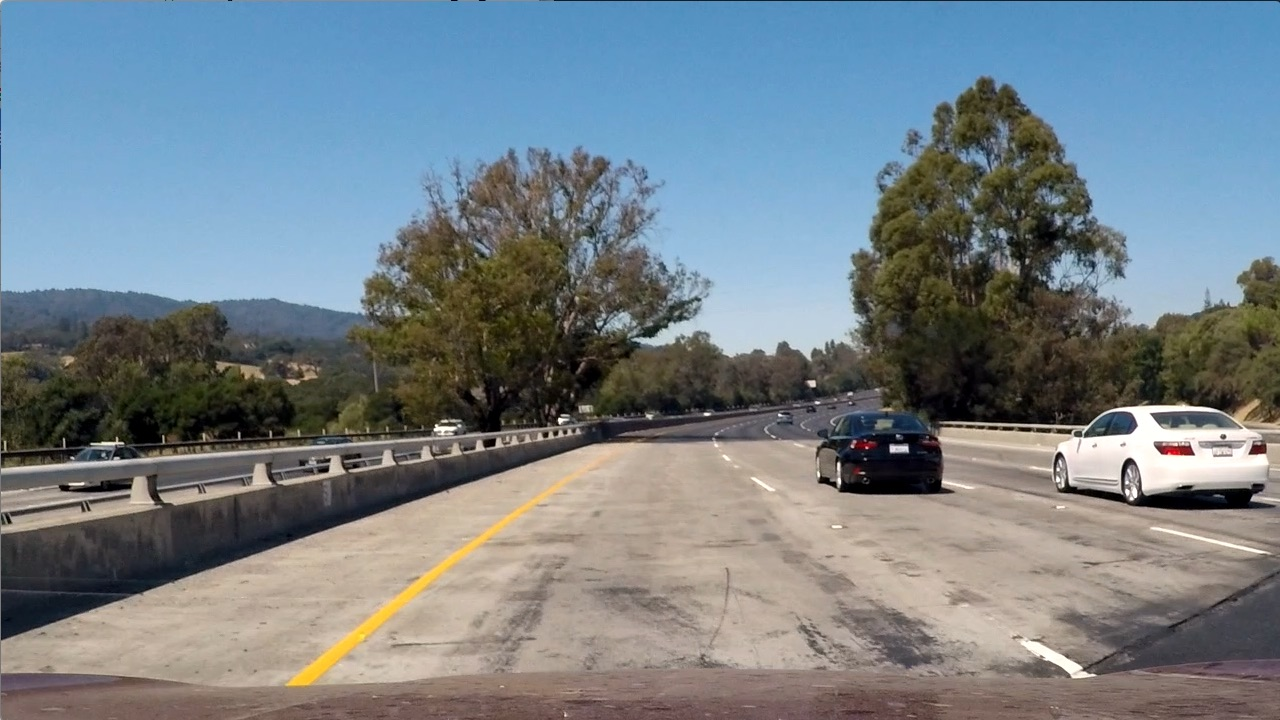
#> input picture test_images/test1.jpg, 1280 x 720 px
$ jupyter execute --allow-errors 'Sliding Window Search and Video.ipynb'   (older library calls are emulated)
#> lines starting #> are read from the running program, lines starting #| are printed output that depends on the picture
#> (reads Model/svc_model_with_color_features.pkl from the repository)
### Import Python Modules:

[cell 1]
import matplotlib.image as mpimg
import matplotlib.pyplot as plt
import numpy as np
import cv2
import glob
import time
import pickle

from collections import deque
from moviepy.editor import *
from moviepy.editor import VideoFileClip
from sklearn.svm import LinearSVC
from sklearn.preprocessing import StandardScaler
from skimage.feature import hog
from scipy.ndimage.measurements import label

# for scikit-learn >= 0.18 use:
from sklearn.model_selection import train_test_split

# for scikit-learn <= 0.17 use:
# from sklearn.cross_validation import train_test_split

### Import Trained Classifier:

#> (a cell that did not finish here is left out)

### Functions for the Pipeline:

[cell 3]
# Color and HOG features

# [38 lines left out: functions get_hog_features, bin_spatial, color_hist, not called in this run]


# Sliding Window
# Define a function that takes an image,
# start and stop positions in both x and y,
# window size (x and y dimensions),
# and overlap fraction (for both x and y)
def slide_window(img, x_start_stop=[None, None], y_start_stop=[None, None],
                    xy_window=(64, 64), xy_overlap=(0.5, 0.5)):
    # If x and/or y start/stop positions not defined, set to image size
    if x_start_stop[0] == None:
        x_start_stop[0] = 0
    if x_start_stop[1] == None:
        x_start_stop[1] = img.shape[1]
    if y_start_stop[0] == None:
        y_start_stop[0] = 0
    if y_start_stop[1] == None:
        y_start_stop[1] = img.shape[0]

    # Compute the span of the region to be searched
    xspan = x_start_stop[1] - x_start_stop[0]
    yspan = y_start_stop[1] - y_start_stop[0]
#     print(xspan, yspan)

    # Compute the number of pixels per step in x/y
    nx_pix_per_step = np.int(xy_window[0]*(1 - xy_overlap[0]))
    ny_pix_per_step = np.int(xy_window[1]*(1 - xy_overlap[1]))

    # Compute the number of windows in x/y
    nx_buffer = np.int(xy_window[0]*(xy_overlap[0]))
    ny_buffer = np.int(xy_window[1]*(xy_overlap[1]))
    nx_windows = np.int((xspan-nx_buffer)/nx_pix_per_step)
    ny_windows = np.int((yspan-ny_buffer)/ny_pix_per_step)

    # Initialize a list to append window positions to
    window_list = []

    # Loop through finding x and y window positions
    # Note: you could vectorize this step, but in practice
    # you'll be considering windows one by one with your
    # classifier, so looping makes sense
    for ys in range(ny_windows):
        for xs in range(nx_windows):
            # Calculate window position
            startx = xs*nx_pix_per_step + x_start_stop[0]
            endx = startx + xy_window[0]
            starty = ys*ny_pix_per_step + y_start_stop[0]
            endy = starty + xy_window[1]
            # Append window position to list
            window_list.append(((startx, starty), (endx, endy)))

    # Return the list of windows
    return window_list


# Single image feature
# Define a function to extract features from a single image window
# This function is very similar to extract_features()
# just for a single image rather than list of images
# [129 lines left out: functions single_img_features, search_windows, add_heat, apply_threshold, draw_labeled_bboxes, not called in this run]


def draw_boxes(img, bboxes, color=(0, 0, 255), thick=6):
    # Make a copy of the image
    imcopy = np.copy(img)
    # Iterate through the bounding boxes
    for bbox in bboxes:
        # Draw a rectangle given bbox coordinates
        cv2.rectangle(imcopy, bbox[0], bbox[1], color, thick)
    # Return the image copy with boxes drawn
    return imcopy

### Parameters:

[cell 4]
color_space = 'YUV' # Can be RGB, HSV, LUV, HLS, YUV, YCrCb
hog_channel = "ALL" # Can be 0, 1, 2, or "ALL"

orient = 9          # HOG orientations
pix_per_cell = 8    # HOG pixels per cell
cell_per_block = 2  # HOG cells per block

spatial_size = (16, 16) # Spatial binning dimensions
hist_bins = 16          # Number of histogram bins

spatial_feat = True # Spatial features on or off
hist_feat = True    # Histogram features on or off
hog_feat = True     # HOG features on or off

y_start_stop = [400, 700] # Min and max in y to search in slide_window()

### Pipeline:

[cell 5]
def pipeline(test_img):
    heatmaps = []
    prev_heatmaps = []

    imported_img = test_img

    test_img = test_img.astype(np.float32)/255
#     print(test_img.shape[:]) 720, 1280

    windows1 = slide_window(test_img, x_start_stop=(768, 1280), y_start_stop=(400, 496),
                    xy_window=(64, 64), xy_overlap=(0.75, 0.5))
    first_layer = draw_boxes(test_img, windows1, color=(0, 255, 255), thick=6)


    windows2 = slide_window(test_img, x_start_stop=(512, test_img.shape[1]), y_start_stop=(400, 500),
                    xy_window=(96, 96), xy_overlap=(0.85, 0.5)) #0.85, 0.78
    second_layer = draw_boxes(test_img, windows2, color=(0, 0, 255), thick=6)


    windows3 = slide_window(test_img, x_start_stop=(512, test_img.shape[1]), y_start_stop=(400, 600),
                        xy_window=(128, 128), xy_overlap=(0.8, 0.5))  # 0.8,0.5
    third_layer = draw_boxes(test_img, windows3, color=(0, 255, 0), thick=6)


    windows4 = slide_window(test_img, x_start_stop=(512, test_img.shape[1]), y_start_stop=(400, 700),
                        xy_window=(256, 128), xy_overlap=(0, 0)) # 0.25, 0.25
    fourth_layer = draw_boxes(test_img, windows4, color=(255, 0, 0), thick=6)

    windows = windows1 + windows2 + windows3 + windows4


    # Total number of windows we are searching in the image
    print(len(windows))

    # Windows with detected car features
    hot_windows = search_windows(test_img, windows, svc, X_scaler, color_space=color_space,
                            spatial_size=spatial_size, hist_bins=hist_bins,
                            orient=orient, pix_per_cell=pix_per_cell,
                            cell_per_block=cell_per_block,
                            hog_channel=hog_channel, spatial_feat=spatial_feat,
                            hist_feat=hist_feat, hog_feat=hog_feat)

    # Draw car detected windows
    window_img = draw_boxes(test_img, hot_windows, color=(0, 0, 255), thick=6)

    heat = np.zeros_like(test_img[:,:,0]).astype(np.float)
    heat = add_heat(heat, hot_windows)
    heatmaps.append(heat)
    heatmaps = (heatmaps + prev_heatmaps)
    heatmaps = sum(heatmaps)/len(heatmaps)

    heat = apply_threshold(heat, 4)
    heatmap = np.clip(heat, 0, 255)
    labels = label(heatmap)
    draw_img = draw_labeled_bboxes(imported_img, labels)

    prev_heatmaps = heatmaps

    return first_layer, second_layer, third_layer, fourth_layer, window_img, heatmap, labels, draw_img

### Display the process for one image:

[cell 6]
filename = './test_images/test1.jpg'
test_img = cv2.imread(filename)
#> test_img is the input picture: shape (720, 1280, 3); mean B, G, R 135.5, 128.7, 117.5

#> (the rest of this cell did not finish here and is left out)

#> in pipeline, `windows1 = slide_window(test_img, x_start_stop=(768, 1280), y_start_st..`: windows1 = 58 items
#> the loop in draw_boxes, `for bbox in bboxes:` made 58 passes
#> bbox on passes 1 to 12: ((768, 400), (832, 464)), ((784, 400), (848, 464)), ((800, 400), (864, 464)), ((816, 400), (880, 464)), ((832, 400), (896, 464)), ((848, 400), (912, 464)), ((864, 400), (928, 464)), ((880, 400), (944, 464)), ((896, 400), (960, 464)), ((912, 400), (976, 464)), ((928, 400), (992, 464)), ((944, 400), (1008, 464))
#> after the loop in draw_boxes, `for bbox in bboxes:`:
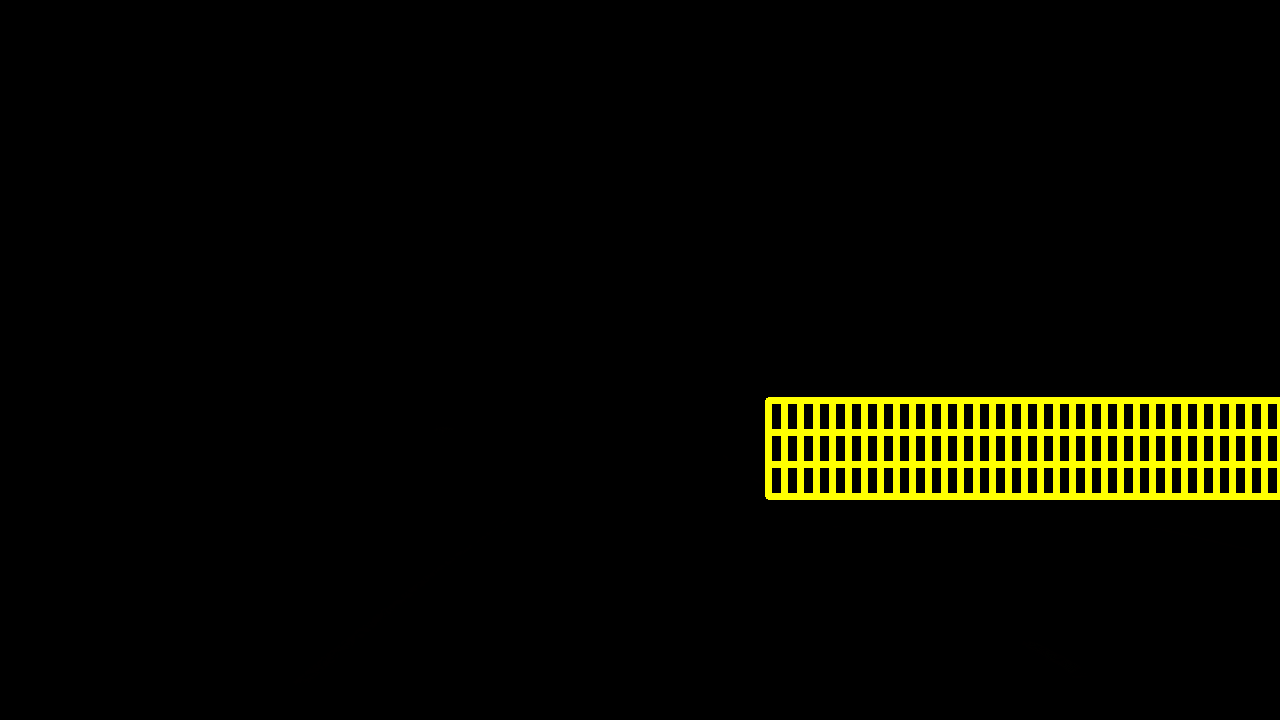
#> imcopy: shape (720, 1280, 3) float32; mean of channels 0, 1, 2 0.5, 9.2, 9.1; drawn as B, G, R
#> in pipeline, `windows2 = slide_window(test_img, x_start_stop=(512, test_img.shape[1]..`: windows2 = 49 items
#> call 2 of draw_boxes, with color = (0, 0, 255), thick = 6
#> the loop in draw_boxes (call 2), `for bbox in bboxes:` made 49 passes
#> bbox on passes 1 to 12: ((512, 400), (608, 496)), ((526, 400), (622, 496)), ((540, 400), (636, 496)), ((554, 400), (650, 496)), ((568, 400), (664, 496)), ((582, 400), (678, 496)), ((596, 400), (692, 496)), ((610, 400), (706, 496)), ((624, 400), (720, 496)), ((638, 400), (734, 496)), ((652, 400), (748, 496)), ((666, 400), (762, 496))
#> after the loop in draw_boxes (call 2), `for bbox in bboxes:`:
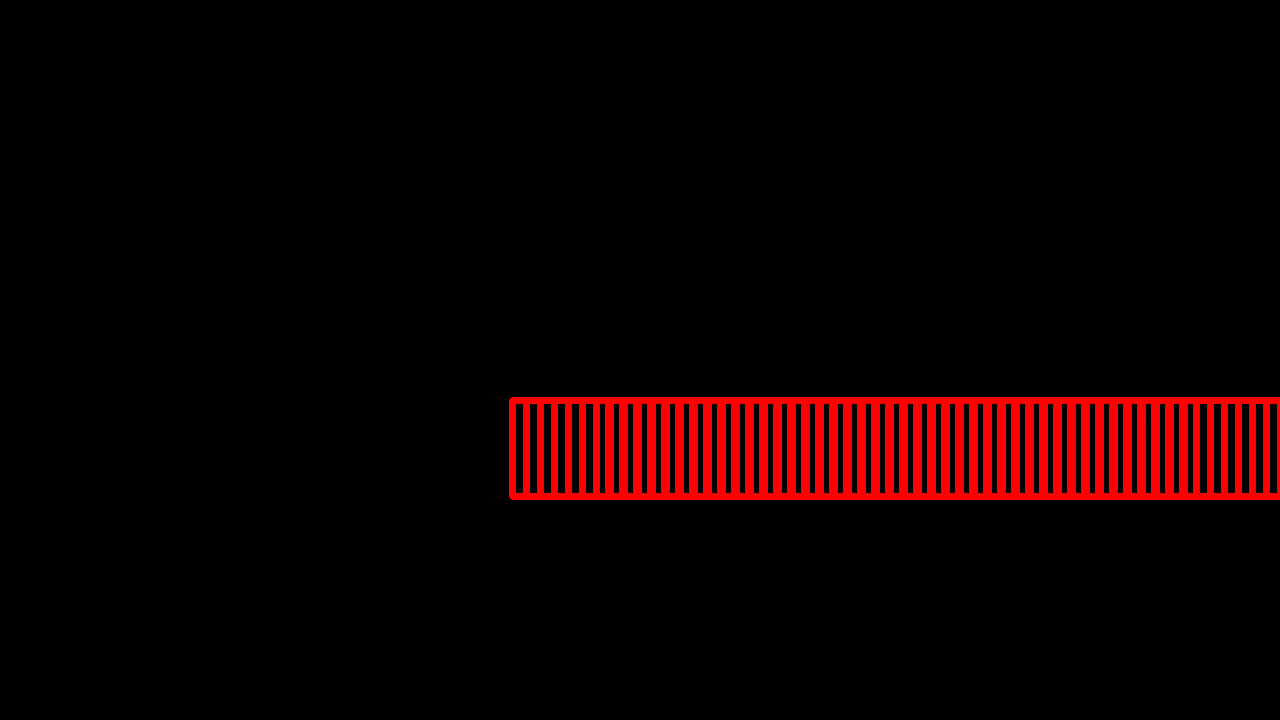
#> imcopy: shape (720, 1280, 3) float32; mean of channels 0, 1, 2 0.5, 0.5, 15.1; drawn as B, G, R
#> in pipeline, `windows3 = slide_window(test_img, x_start_stop=(512, test_img.shape[1]..`: windows3 = 52 items
#> call 3 of draw_boxes, with color = (0, 255, 0), thick = 6
#> the loop in draw_boxes (call 3), `for bbox in bboxes:` made 52 passes
#> bbox on passes 1 to 12: ((512, 400), (640, 528)), ((537, 400), (665, 528)), ((562, 400), (690, 528)), ((587, 400), (715, 528)), ((612, 400), (740, 528)), ((637, 400), (765, 528)), ((662, 400), (790, 528)), ((687, 400), (815, 528)), ((712, 400), (840, 528)), ((737, 400), (865, 528)), ((762, 400), (890, 528)), ((787, 400), (915, 528))
#> after the loop in draw_boxes (call 3), `for bbox in bboxes:`:
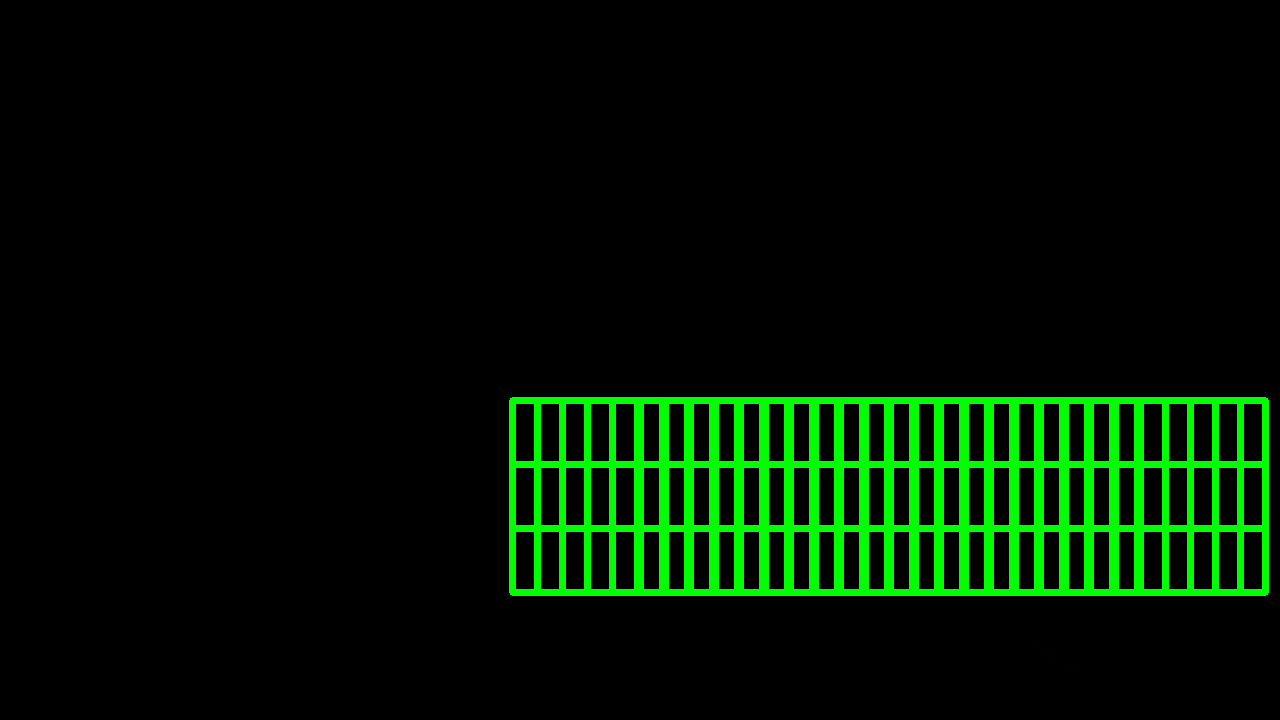
#> imcopy: shape (720, 1280, 3) float32; mean of channels 0, 1, 2 0.5, 19.5, 0.4; drawn as B, G, R
#> in pipeline, `windows4 = slide_window(test_img, x_start_stop=(512, test_img.shape[1]..`: windows4 = [((512, 400), (768, 528)), ((768, 400), (1024, 528)), ((1024, 400), (1280, 528)), ((512, 528), (768, 656)), ((768, 528), (1024, 656)), ((1024, 528), (1280, 656))]
#> call 4 of draw_boxes, with color = (255, 0, 0), thick = 6
#> the loop in draw_boxes (call 4), `for bbox in bboxes:` made 6 passes
#> bbox on passes 1 to 6: ((512, 400), (768, 528)), ((768, 400), (1024, 528)), ((1024, 400), (1280, 528)), ((512, 528), (768, 656)), ((768, 528), (1024, 656)), ((1024, 528), (1280, 656))
#> after the loop in draw_boxes (call 4), `for bbox in bboxes:`:
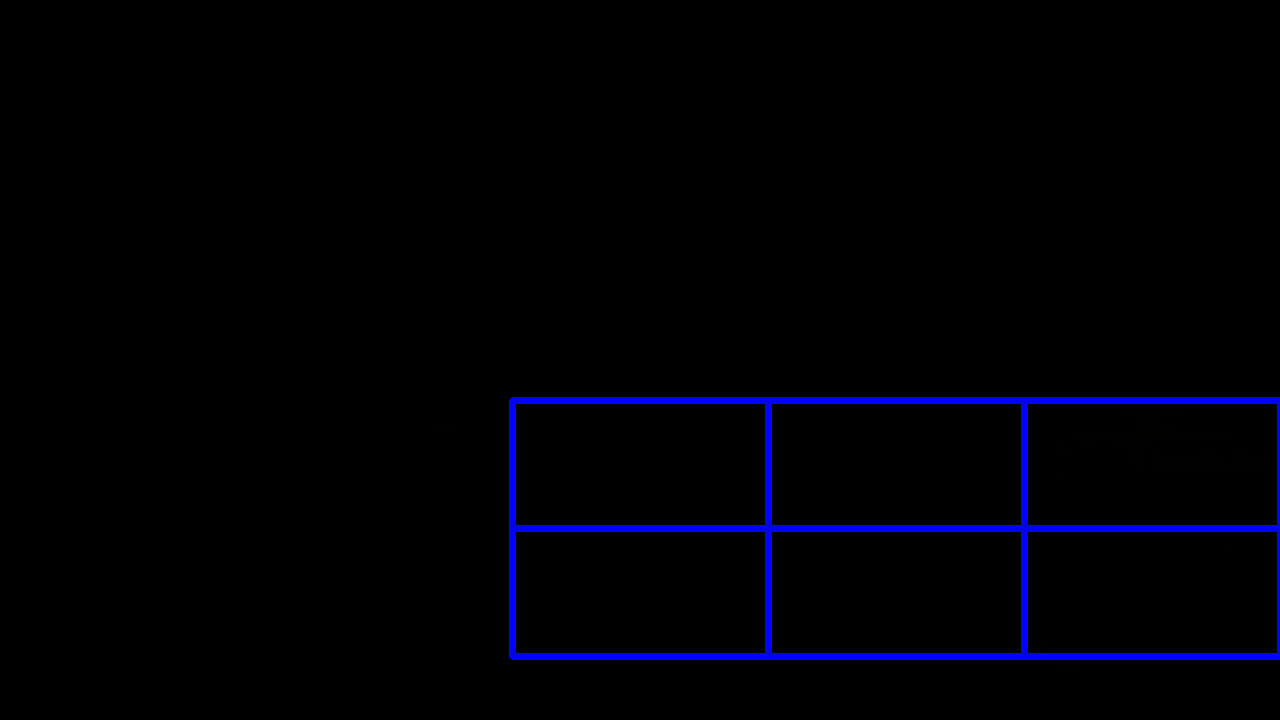
#> imcopy: shape (720, 1280, 3) float32; mean of channels 0, 1, 2 6.6, 0.5, 0.4; drawn as B, G, R
#> in pipeline, `windows = windows1 + windows2 + windows3 + windows4`: windows = 165 items
#| 165

plt.title('First Layer of Windows')
plt.imshow(first_layer)
plt.show()

plt.title('Second Layer of Windows')
plt.imshow(second_layer)
plt.show()

plt.title('Third Layer of Windows')
plt.imshow(third_layer)
plt.show()

plt.title('Fourth Layer of Windows')
plt.imshow(fourth_layer)
plt.show()

plt.title('Windows with Car features')
plt.imshow(window_img)
plt.show()

plt.title('Heatmap')
plt.imshow(heatmap, cmap='hot')
plt.show()

plt.title('Labels')
plt.imshow(labels[0], cmap='gray')
plt.show()

plt.title('Result')
result = cv2.cvtColor(result, cv2.COLOR_BGR2RGB)
plt.imshow(result)
plt.show()

### Run the pipeline on multiple images:

[cell 7]
count = 0
heatmap_images = glob.glob('./test_images/*.JPG')

#> (the rest of this cell did not finish here and is left out)

#| 165
